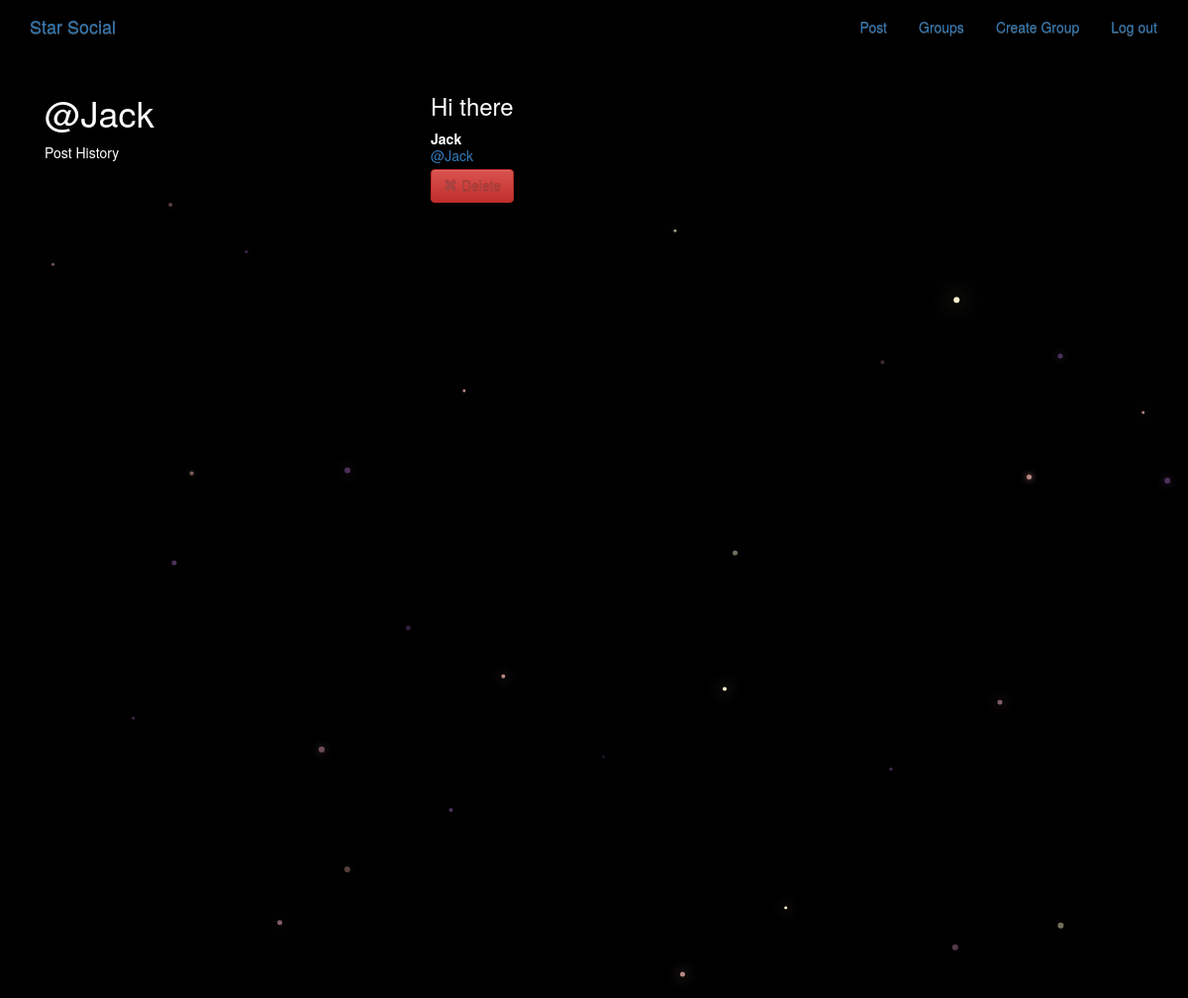
The page /posts/by/Jack/ (signed in) on the database as committed earlier.
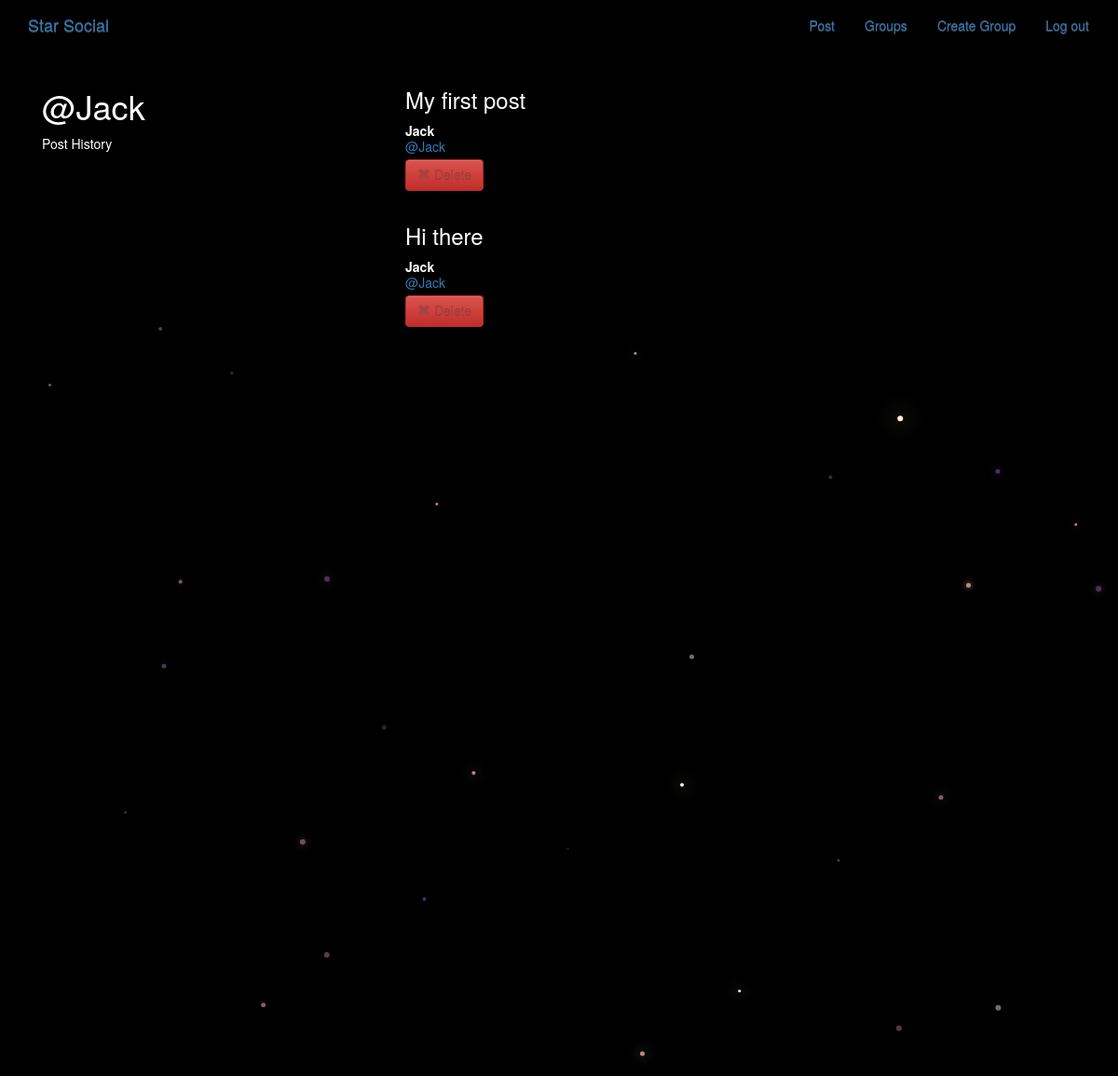
The same page on the database as committed later.
### posts/models.py (models this page shows, shortened)
class Post(models.Model):
    user = models.ForeignKey(User,on_delete=models.SET_NULL, related_name='posts', null=True)
    created_at = models.DateTimeField(auto_now=True)
    message = models.TextField()
    message_html = models.TextField(editable=False)
    group = models.ForeignKey(Group, on_delete=models.SET_NULL, related_name='posts',null=True,blank=True)
    class Meta:
        ordering = ['-created_at']
        unique_together = ['user', 'message']

### posts/views.py (the view)
# urls.py: path('by/<str:username>/', views.UserPosts.as_view(), name='for_user'),
class UserPosts(generic.ListView):
    model = models.Post
    template_name = 'posts/user_post_list.html'
    def get_queryset(self):
        try:
            self.post_user = User.objects.prefetch_related('posts').get(username__iexact=self.kwargs.get('username'))
        except User.DoesNotExist:
            raise Http404
        else:
            return self.post_user.posts.all()
    def get_context_data(self,**kwargs):
        context = super().get_context_data(**kwargs)
        context['post_user'] = self.post_user
        return context

### templates/posts/user_post_list.html
{% extends "posts/post_base.html" %}
{% block prepost %}
<div class="col-md-4">
	<h1>@{{ post_user.username }}</h1>
	<p>Post History</p>
</div>
{% endblock %}
{% block post_content %}
<div class="col-md-8">
	{% for post in post_list %}
		{% include "posts/_post.html" %}
	{% endfor %}
</div>
{% endblock %}

### templates/posts/_post.html (shortened to what this page needs)
<div class="post media">
  <h3>{{post.message_html|safe}}</h3>
  <div class="media-body">
    <strong>{{post.user.username}}</strong>
    <h5 class="media-heading">
    <span class="username">
      <a href="{% url 'posts:for_user' post.user.username %}">@{{ post.user.username }}</a>
    </span>
    </h5>
    <div class="media-footer">
      {% if user.is_authenticated and post.user == user %}
      <a href="{% url 'posts:delete' pk=post.pk %}" title="delete" class="btn btn-danger">
        <span class="glyphicon glyphicon-remove text-danger" aria-hidden='true'></span>
        <span class="text-danger icon-label">Delete</span>
      </a>
      {% endif %}
    </div>
  </div>
</div>

Rows that differ between the two databases and show on the page:
now on this page (row edited): Post: message_html "My first post", user.username "Jack", shows "Delete"
